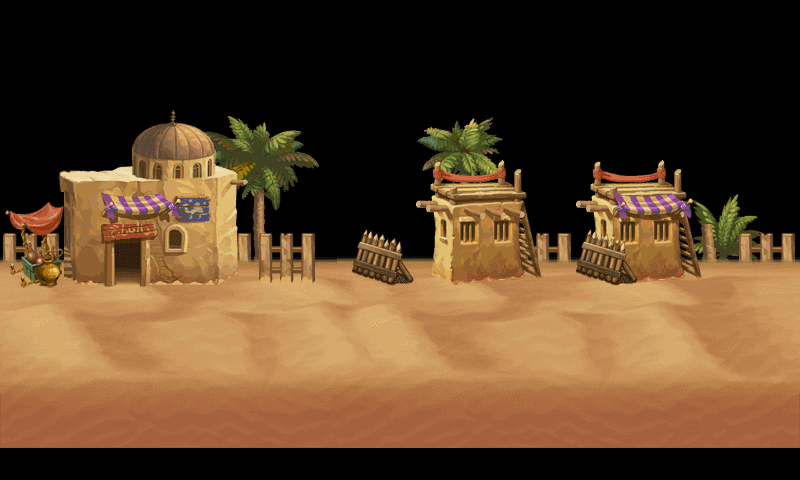

This game map was drawn from its Tiled (.tmx) file and the tilesets committed beside it. A one-line description and the trimmed map source follow:
An orthogonal 25x15 tile map with 32x32 px tiles, 7 tile layers (Tree, BackFens, Land, Fens, ...), 2 tilesets.

<map version="1.0" orientation="orthogonal" renderorder="right-down" width="25" height="15" tilewidth="32" tileheight="32" nextobjectid="1">
 <tileset firstgid="1" name="1_3_atlas" tilewidth="32" tileheight="32" tilecount="640" columns="32">
  <image source="1_3_atlas.png" width="1024" height="640" />
 </tileset>
 <tileset firstgid="641" name="DesertLand" tilewidth="32" tileheight="32" tilecount="625" columns="25">
  <image source="DesertLand.png" width="800" height="800" />
 </tileset>
 <layer name="Tree" width="25" height="15">
  <data>[375 cells, 54 non-empty, 54 distinct tile ids]</data>
 </layer>
 <layer name="BackFens" width="25" height="15">
  <data>[375 cells, 24 non-empty, 12 distinct tile ids]</data>
 </layer>
 <layer name="Land" width="25" height="15">
  <data>[375 cells, 150 non-empty, 150 distinct tile ids]</data>
 </layer>
 <layer name="Fens" width="25" height="15">
  <data>[375 cells, 4 non-empty, 4 distinct tile ids]</data>
 </layer>
 <layer name="House1" width="25" height="15">
  <data>[375 cells, 63 non-empty, 47 distinct tile ids]</data>
 </layer>
 <layer name="House2" width="25" height="15">
  <data>[375 cells, 24 non-empty, 20 distinct tile ids]</data>
 </layer>
 <layer name="Deck2" width="25" height="15">
  <data>[375 cells, 9 non-empty, 6 distinct tile ids]</data>
 </layer>
</map>
